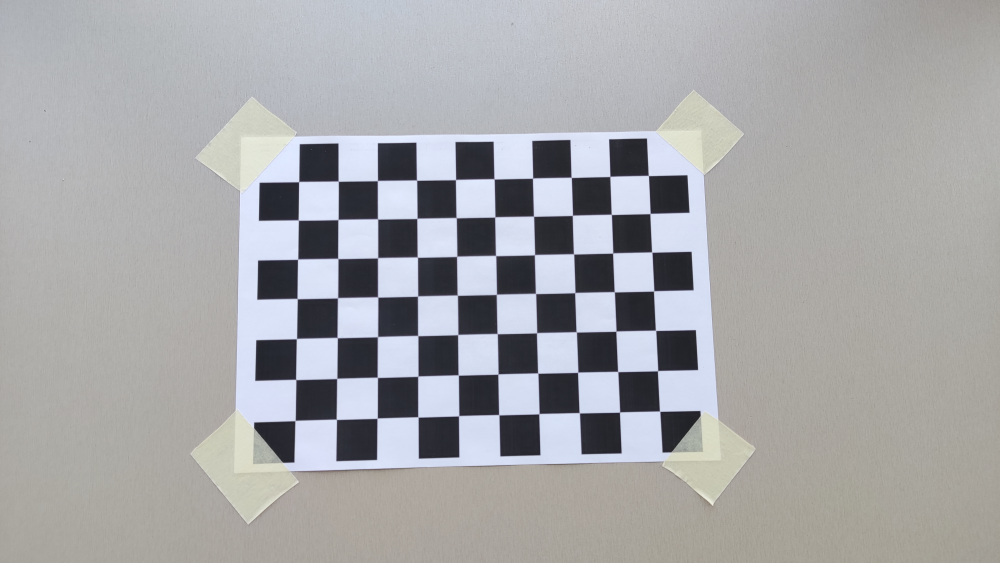
#> input picture Homework 8/Images/1.jpg, 4000 x 2250 px (shown at 1/4 size); its folder holds only this picture in this run
$ python main.py
#> lines starting #> are read from the running program, lines starting #| are printed output that depends on the picture
# import math
import numpy as np
import cv2 as cv


# [46 lines left out: function measure_distance_and_size, not called in this run]


scale_percent = 30
ddepth = cv.CV_16S
scale = 1
delta = 0
lst_of_images = []

# iterator for file savings
it = 1

# 1.
######################################################################################################################

# Defining the dimensions of checkerboard
CHECKERBOARD = (7, 10)
criteria = (cv.TERM_CRITERIA_EPS + cv.TERM_CRITERIA_MAX_ITER, 30, 0.001)

# Creating vector to store vectors of 3D points for each checkerboard image
obj_points = []
# Creating vector to store vectors of 2D points for each checkerboard image
img_points = []

# Defining the world coordinates for 3D points
objp = np.zeros((1, CHECKERBOARD[0] * CHECKERBOARD[1], 3), np.float32)
objp[0, :, :2] = np.mgrid[0:CHECKERBOARD[0], 0:CHECKERBOARD[1]].T.reshape(-1, 2)
prev_img_shape = None

# Extracting path of individual image stored in a given directory
images_path = 'Images/'
for i in range(1, 56):
    img = cv.imread(images_path + str(i) + '.jpg')
#> img is the input picture: shape (2250, 4000, 3); mean B, G, R 169, 167, 166.6

    width = int(img.shape[1] * scale_percent / 100)
#> width = 1200
    height = int(img.shape[0] * scale_percent / 100)
#> height = 675
    dim = (width, height)
#> dim = (1200, 675)
    img = cv.resize(img, dim, interpolation=cv.INTER_AREA)
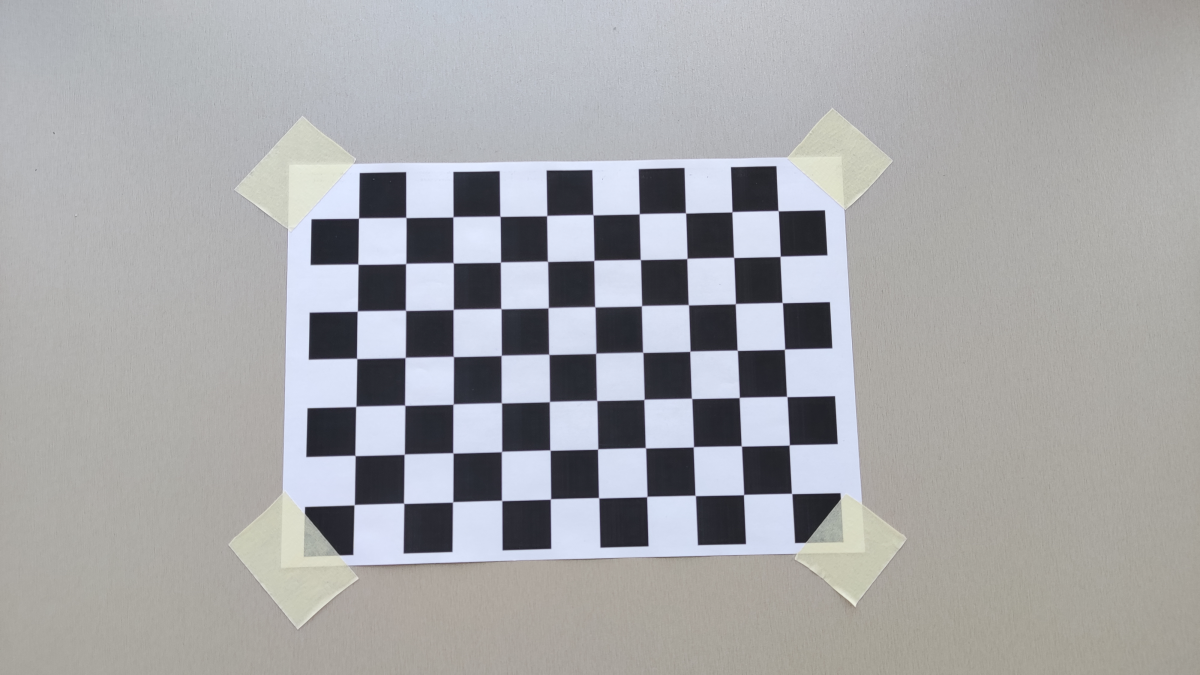
#> img: shape (675, 1200, 3); mean B, G, R 169, 167, 166.6

    gray = cv.cvtColor(img, cv.COLOR_BGR2GRAY)
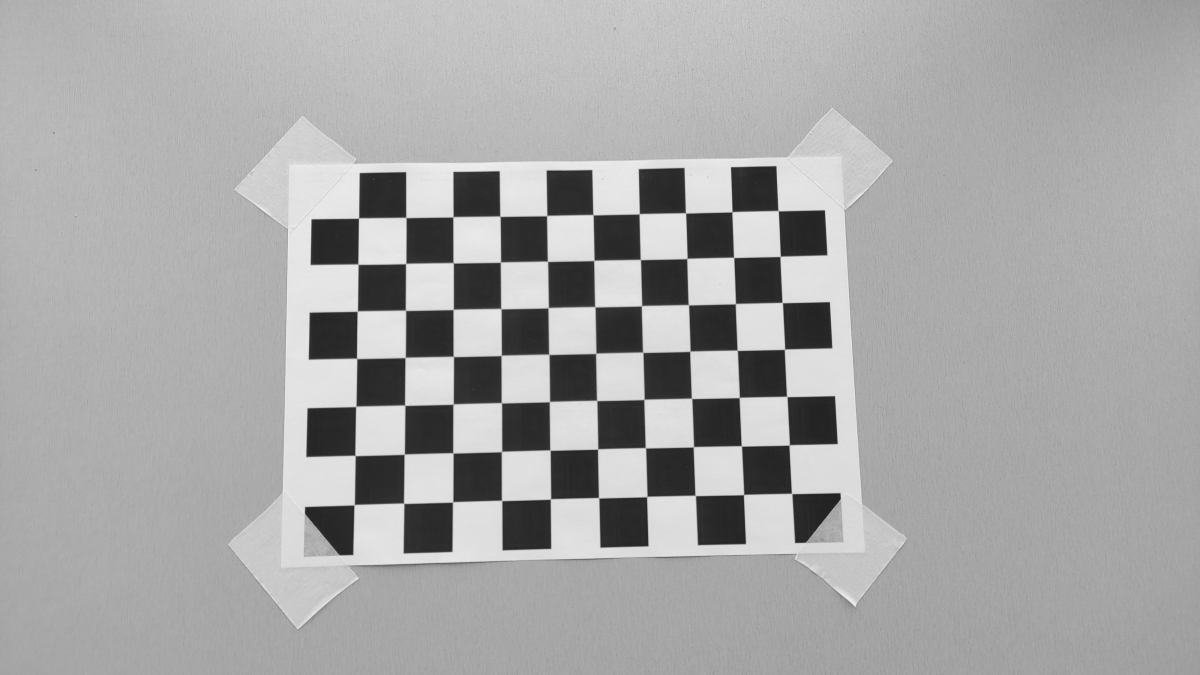
#> gray: shape (675, 1200); min 33, max 239, mean 167.1
    # gray = cv.GaussianBlur(gray, (7, 7), 0)

    # Find the chess board corners
    # If desired number of corners are found in the image then ret = true
    ret, corners = cv.findChessboardCorners(gray, CHECKERBOARD, cv.CALIB_CB_ADAPTIVE_THRESH +
                                            cv.CALIB_CB_FAST_CHECK + cv.CALIB_CB_NORMALIZE_IMAGE)
#> ret = True; corners = 70 rows, first 8: [354.1, 504.7], [355, 455.5], [355.7, 406.5], [356.6, 358.4], [357.3, 311.1], [357.9, 264.2], [358.5, 218.1], [403.6, 503.3]

    """
        If desired number of corner are detected,
        we refine the pixel coordinates and display
        them on the images of checker board
    """
    if ret:
        obj_points.append(objp)
        # refining pixel coordinates for given 2d points.
        corners2 = cv.cornerSubPix(gray, corners, (11, 11), (-1, -1), criteria)
#> corners2 = 70 rows, first 8: [354.2, 504.7], [355, 455.5], [355.8, 406.4], [356.6, 358.4], [357.3, 311.1], [357.9, 264.2], [358.5, 218], [403.6, 503.3]

        img_points.append(corners2)

        # Draw and display the corners
        img = cv.drawChessboardCorners(img, CHECKERBOARD, corners2, ret)
        lst_of_images.append(img)

        # cv.imwrite('FoundChessboard/' + 'img_' + str(it) + '.jpg', img)

        cv.putText(img, str(it), (50, 100), cv.FONT_HERSHEY_COMPLEX, 2, (0, 255, 0), 3)
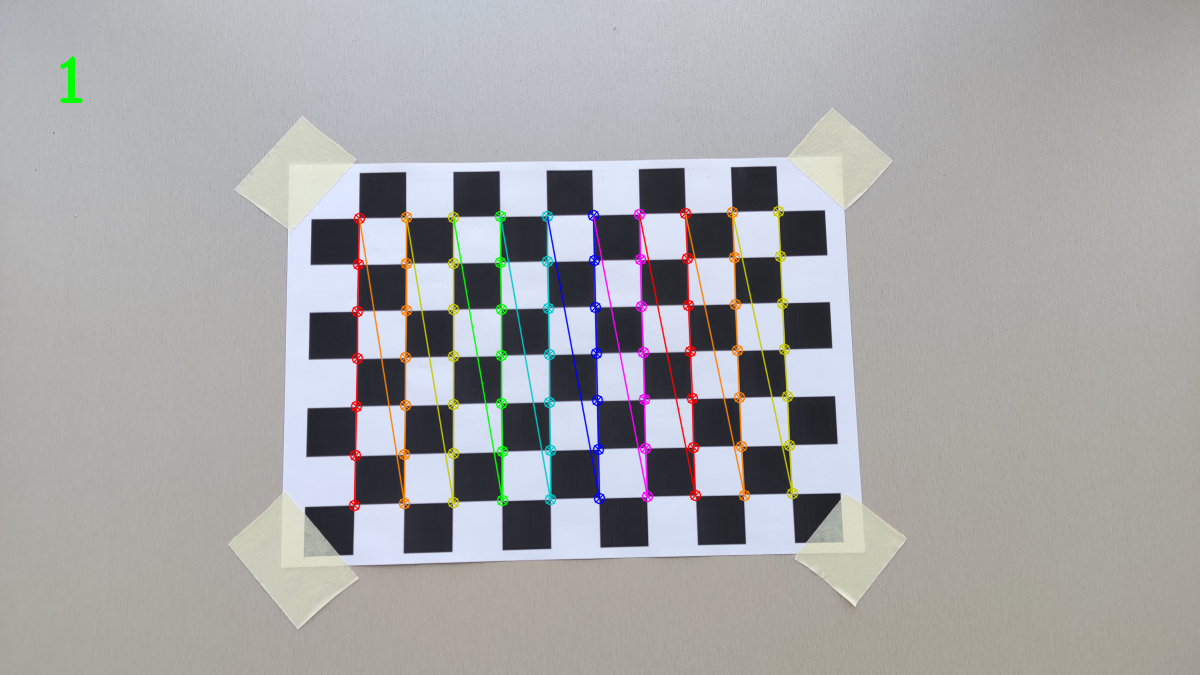
#> img: shape (675, 1200, 3); mean B, G, R 167.7, 166.6, 166.8

        cv.imshow('img', img)
        key = cv.waitKey(700)
#> (key Esc is pressed here)
#> (the run stopped early here; a loop or call above may not have finished)
